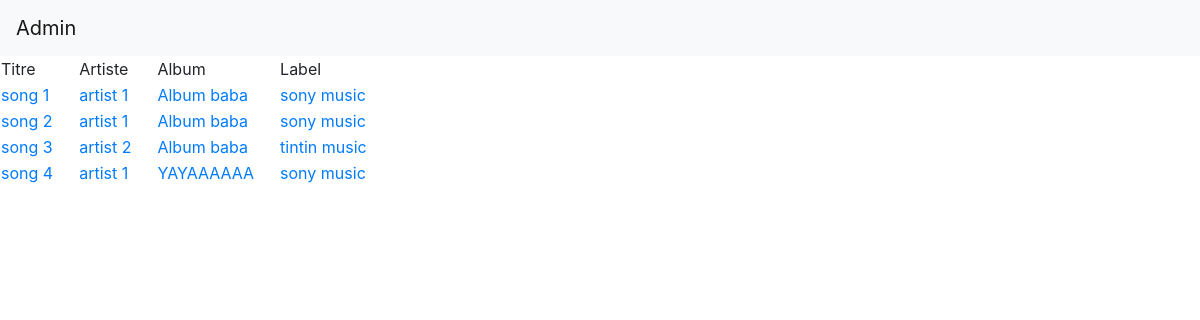
The page / on the database its author committed.
### tables this page shows
CREATE TABLE IF NOT EXISTS `songs` (
  `id` int(11) NOT NULL AUTO_INCREMENT,
  `title` varchar(255) NOT NULL,
  `artist_id` int(11) NOT NULL,
  `album_id` int(11) NOT NULL,
  PRIMARY KEY (`id`),
  KEY `album_link` (`album_id`),
  KEY `artist_song_link` (`artist_id`)
);

CREATE TABLE IF NOT EXISTS `artists` (
  `id` int(11) NOT NULL AUTO_INCREMENT,
  `name` varchar(255) NOT NULL,
  `biography` varchar(255) NOT NULL,
  `image` varchar(255) DEFAULT NULL,
  `label_id` int(11) NOT NULL,
  PRIMARY KEY (`id`),
  KEY `artist_label_link` (`label_id`) USING BTREE
);

CREATE TABLE IF NOT EXISTS `albums` (
  `id` int(11) NOT NULL AUTO_INCREMENT,
  `name` varchar(255) NOT NULL,
  `year` int(11) NOT NULL,
  `artist_id` int(11) NOT NULL,
  PRIMARY KEY (`id`),
  KEY `artist_link` (`artist_id`)
);

CREATE TABLE IF NOT EXISTS `labels` (
  `id` int(11) NOT NULL AUTO_INCREMENT,
  `name` varchar(255) NOT NULL,
  PRIMARY KEY (`id`)
);

### index.php (called while the page is built, shortened)
<?php
if(isset($_GET['p'])) {
    switch ($_GET['p']) {
        case 'album' :
            require 'controllers/albumController.php';
            break;
        case 'artist' :
            require 'controllers/artistController.php';
            break;
        case 'song' :
            require 'controllers/songController.php';
            break;
        case 'label' :
            require 'controllers/labelController.php';
            break;
        default :
            require 'controllers/indexController.php';
    }
}
else{
    require 'controllers/indexController.php';
}
require('views/front.php');

### models/Song.php (called while the page is built, shortened)
<?php
function getSongs($albumId = null) {
    $db = dbConnect();
    if ($albumId != false) {
        $query = $db->prepare('SELECT * FROM songs WHERE album_id = ?');
        $result = $query->execute([$albumId]);
        $songs = $query->fetchAll();
    } else {
        $query = $db->query('SELECT * FROM songs');
        $songs = $query->fetchAll();
    }
    return $songs;
}

### controllers/indexController.php (called while the page is built, shortened)
<?php
require_once 'models/Album.php';
require_once 'models/Artist.php';
require_once 'models/Song.php';
require_once 'models/Label.php';
$songs = getSongs();

### models/Artist.php (called while the page is built, shortened)
<?php
function getArtist($id) {
    $db = dbConnect();
    $query = $db ->prepare('SELECT * FROM artists WHERE id = ?');
    $query ->execute([
        $id
    ]);
    $result = $query->fetch();
    return $result;
}

### models/Album.php (called while the page is built, shortened)
<?php
function getAlbum($id) {
    $db = dbConnect();
    $query = $db->prepare('SELECT * FROM albums WHERE id = ?');
    $result = $query->execute( [$id] );
    if($result){
        return $query-> fetch();
    }
    else{
        return false;
    }
}

### models/Label.php (called while the page is built, shortened)
<?php
function getLabel($id) {
    $db = dbConnect();
    $query = $db ->prepare('SELECT * FROM labels WHERE id = ?');
    $query ->execute([
        $id
    ]);
    $result = $query->fetch();
    return $result;
}

### views/index.php (the view)
<table>
<thead>
  <tr>
    <td>Titre</td>
    <td>Artiste</td>
    <td>Album</td>
    <td>Label</td>
  </tr>
</thead>
<?php foreach($songs as $song): ?>
  <tr>
    <td>
      <a href="index.php?p=song&song_id=<?= $song['id'] ?>" class="mr-4">
        <?= $song['title'] ?>
      </a>
    </td>
    <td>
        <a href="index.php?p=artist&artist_id=<?= $song['artist_id'] ?>" class="mr-4">
        <?php
            $artist = getArtist($song['artist_id']);
            echo $artist['name'];
        ?>
      </a>
    </td>
    <td>
      <a href="index.php?p=album&album_id=<?= $song['album_id'] ?>" class="mr-4">
        <?php
          $album = getAlbum($song['album_id']);
          echo $album['name'];
        ?>
      </a>
    </td>
      <td>
          <a href="index.php?p=label&label_id=<?= $artist['label_id'] ?>" class="mr-4">
              <?php
              $label = getLabel($artist['label_id']);
              echo $label['name'];
              ?>
          </a>
      </td>
  </tr>
<?php endforeach; ?>
</table>

### views/front.php (shortened to what this page needs)
<!doctype html>
<html lang="en">
<head>
    <link rel="stylesheet" href="https://stackpath.bootstrapcdn.com/bootstrap/4.5.0/css/bootstrap.min.css">
    <link rel="stylesheet" href="./css/style.css">
</head>
<body>
<?php require ('partials/header.php'); ?>
<?php require $view; ?>
</body>
</html>

### views/partials/header.php (shortened to what this page needs)
<nav class="navbar navbar-expand-lg navbar-light bg-light">
    <a class="navbar-brand" href="./admin/index.php">Admin</a>
</nav>

### rows shown on the page
songs: title "song 1", artist.name "artist 1", album.name "Album baba", labels.name "sony music"
songs: title "song 2", artist.name "artist 1", album.name "Album baba", labels.name "sony music"
songs: title "song 3", artist.name "artist 2", album.name "Album baba", labels.name "tintin music"
songs: title "song 4", artist.name "artist 1", album.name "YAYAAAAAA", labels.name "sony music"
